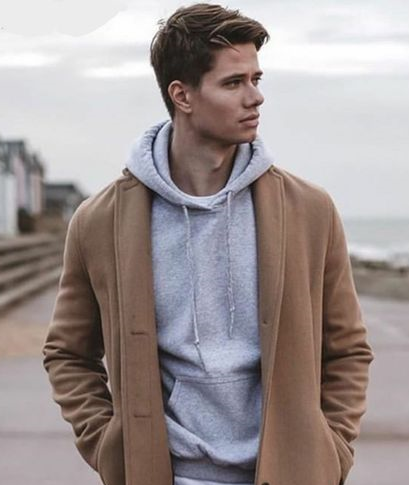
#> input picture spellsource-art-generation/spellsource_art_generation/spellsource_preprocessors/controlnet_aux/tests/test_image.png, 409 x 485 px
$ python -i __init__.py   (imports and definitions only)
#> lines starting #> are read from the running program, lines starting #| are printed output that depends on the picture
#> further down, picture is the input picture: shape (485, 409, 3); mean B, G, R 147.4, 147.9, 158
import cv2
import warnings
import cv2
import numpy as np
from PIL import Image
from ..util import HWC3, resize_image


def cv2_resize_shortest_edge(image, size):
#> called with size = 512
    h, w = image.shape[:2]
#> h = 485; w = 409
    if h < w:
        new_h = size
        new_w = int(round(w / h * size))
    else:
        new_w = size
        new_h = int(round(h / w * size))
#> new_h = 607
    resized_image = cv2.resize(image, (new_w, new_h), interpolation=cv2.INTER_AREA)
    return resized_image


def apply_color(img, res=512):
    img = cv2_resize_shortest_edge(img, res)
    h, w = img.shape[:2]
#> h = 607; w = 512

    input_img_color = cv2.resize(img, (w // 64, h // 64), interpolation=cv2.INTER_CUBIC)
    input_img_color = cv2.resize(input_img_color, (w, h), interpolation=cv2.INTER_NEAREST)
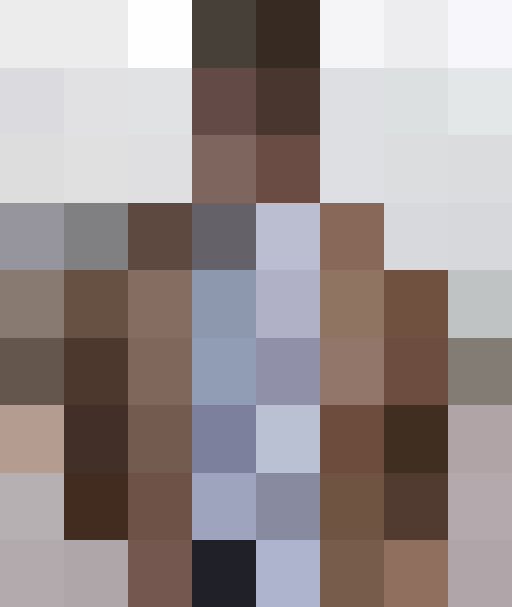
#> input_img_color: shape (607, 512, 3); mean of channels 0, 1, 2 144.4, 145, 154.9; drawn as B, G, R
    return input_img_color


class ColorDetector:
    def __call__(self, input_image=None, detect_resolution=512, image_resolution=512, output_type=None, **kwargs):
        if "img" in kwargs:
            warnings.warn("img is deprecated, please use `input_image=...` instead.", DeprecationWarning)
            input_image = kwargs.pop("img")

        if input_image is None:
            raise ValueError("input_image must be defined.")

        if not isinstance(input_image, np.ndarray):
            input_image = np.array(input_image, dtype=np.uint8)
            output_type = output_type or "pil"
        else:
            output_type = output_type or "np"

        input_image = HWC3(input_image)
        detected_map = apply_color(input_image, detect_resolution)
        detected_map = HWC3(detected_map)

        img = resize_image(input_image, image_resolution)
        H, W, C = img.shape

        detected_map = cv2.resize(detected_map, (W, H), interpolation=cv2.INTER_LINEAR)

        if output_type == "pil":
            detected_map = Image.fromarray(detected_map)

        return detected_map

>>> import cv2
>>> picture = cv2.imread('../tests/test_image.png')
>>> result = apply_color(picture)
